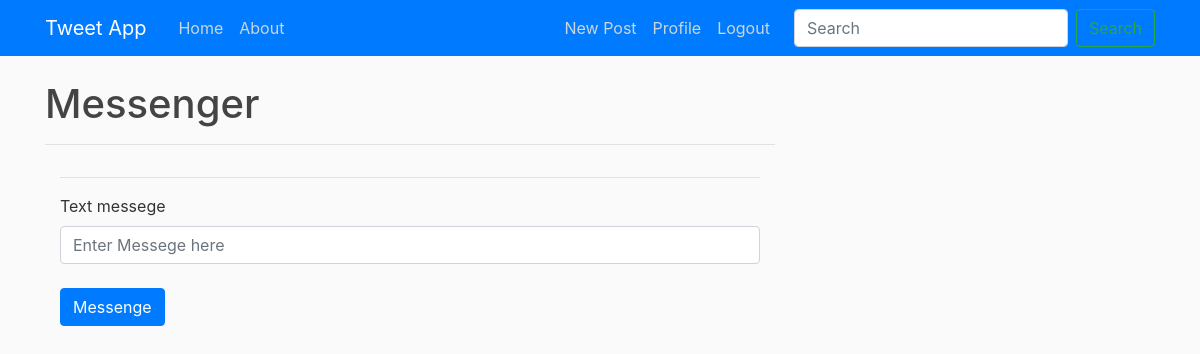
The page /home/messege/aman/ (signed in) on the database as committed earlier.
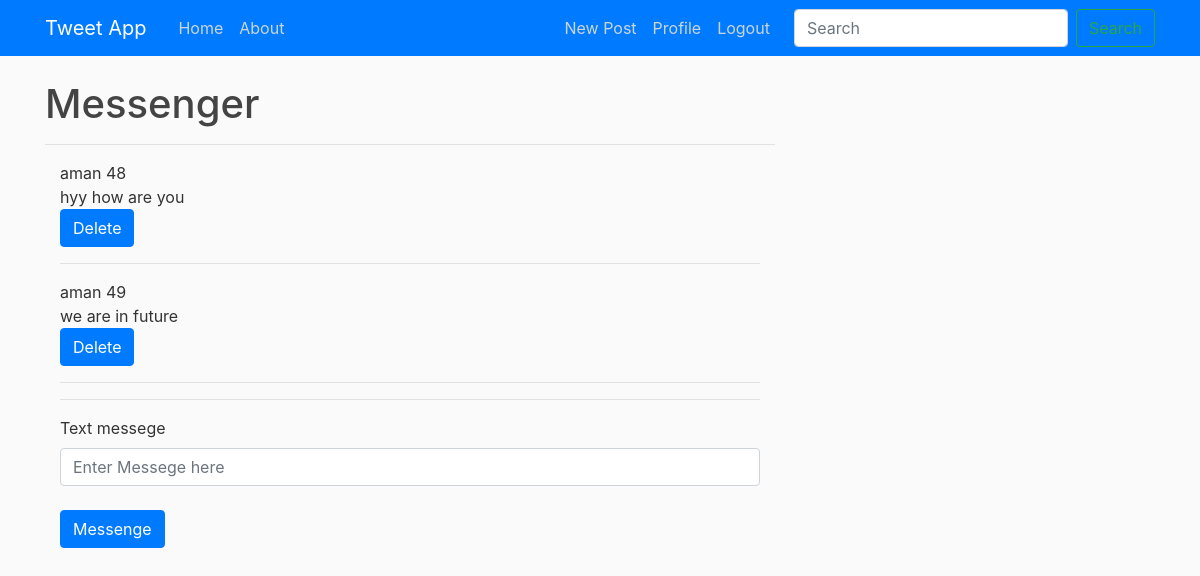
The same page on the database as committed later.
### blog/models.py (models this page shows, shortened)
class Messege(models.Model):
    messege_from=models.TextField(blank=False,null=False,default=None)
    messege_to=models.TextField(blank=False,null=False,default=None)
    messege=models.TextField(blank=False,null=False)
    date_time=models.DateTimeField(default=timezone.now)

### blog/views.py (the view)
# urls.py: path('messege/<str:user>/',MessengerView.as_view(),name='messege'),
class MessengerView(LoginRequiredMixin,CreateView):
	model=Messege
	fields=['messege_from','messege_to','messege']
	def get_context_data(self, **kwargs):
		context=super(MessengerView, self).get_context_data(**kwargs)
		messege_from=self.request.user
		messege_to=self.kwargs['user']
		context['messege_to']=messege_to
		context['messege_from']=messege_from
		messeges=Messege.objects.filter(messege_from=messege_from).filter(messege_to=messege_to)
		msg1=Messege.objects.filter(messege_from=messege_to).filter(messege_to=messege_from)
		context["messege_sorted"]=messeges|msg1
		return context

### blog/templates/blog/messege_form.html (shortened to what this page needs)
{% extends 'blog/base.html' %}
{% block content %}
<div class="messengerBody">
    <h1 id="messenger">Messenger</h1>
    <hr>
    <div id="container" class="container">
        {% for msg in messege_sorted %}
        {{msg.messege_from}} {{msg.id}}
        <div id="messege">{{msg.messege}}</div>
        <a id="deleteBtn" href="{% url 'messege-delete' msg.id %}"><button class="btn btn-primary ">Delete</button></a>
        <hr>
        {% endfor %}
        <hr>
        <form method="post" action="">{% csrf_token %}
            <div class="form-group">
                <label for="exampleInputEmail1">Text messege</label>
                <input type="text" class="form-control" id="messege" name='messege' placeholder="Enter Messege here">
            </div>
            <button type="submit" id='messegeBtn' class="btn btn-primary my-2">Messenge</button>
        </form>
    </div>
</div>
{% endblock %}

Rows that differ between the two databases and show on the page:
added Messege: messege_from "aman", id "48", messege "hyy how are you"
added Messege: messege_from "aman", id "49", messege "we are in future"
